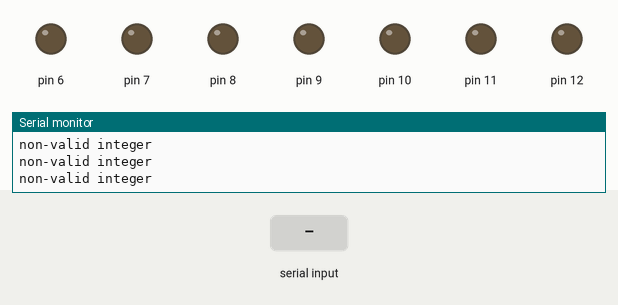
Bench run of a sketch on a simulated Arduino Uno, built with avr-gcc and run on an emulated ATmega328P. Parts: output pins drawn as LEDs (lit = HIGH), the last lines printed to the serial monitor. The test bench sets the inputs (shaded band).

Above: at 1.2 s.
1.3 s: "0" received over Serial
At 2.7 s:
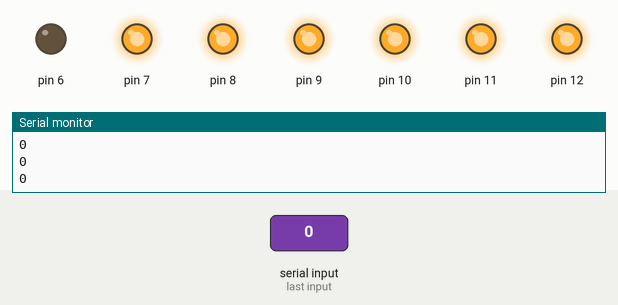
3.0 s: "1" received over Serial
At 4.3 s:
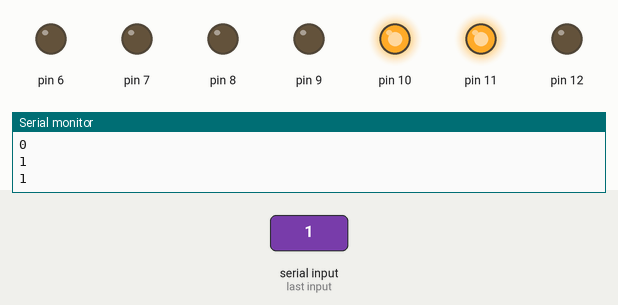
5.0 s: "2" received over Serial
At 5.4 s:
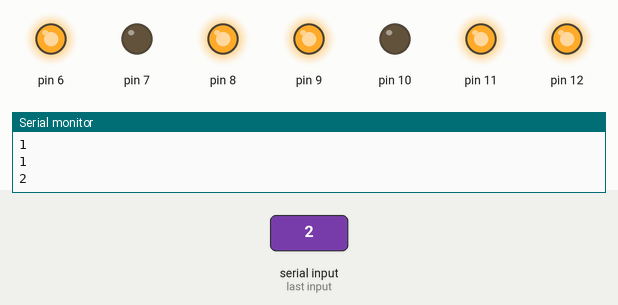
6.5 s: "3" received over Serial
At 7.7 s:
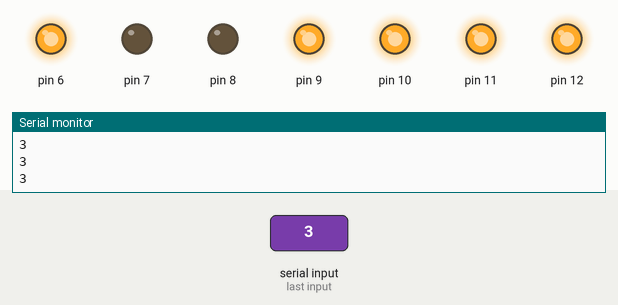
8.0 s: "4" received over Serial
At 8.9 s:
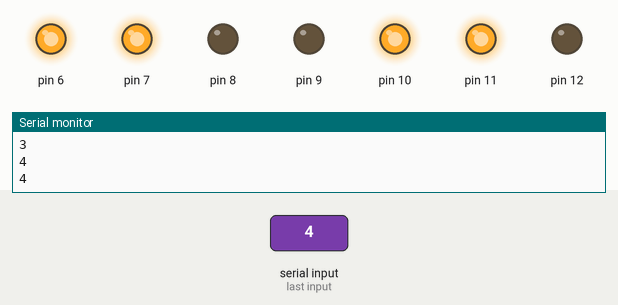
9.5 s: "5" received over Serial
At 10.1 s:
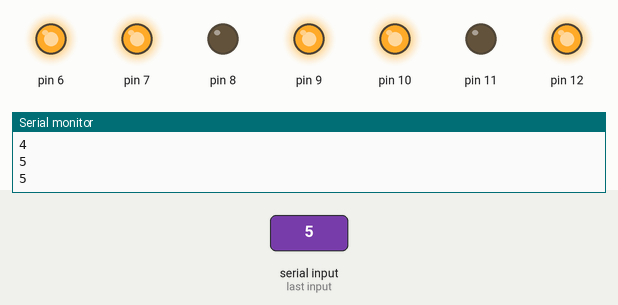
Timing chart, 0 to 12.0 s (numbered marks = the images above; inputs shaded):
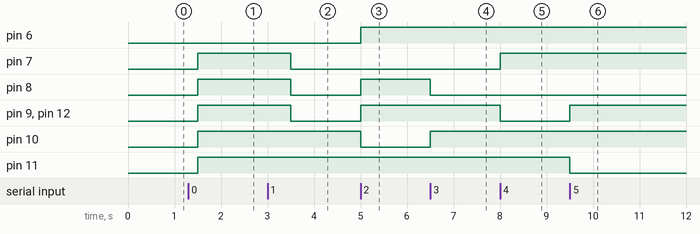

Measured:
- after the input at 1.3 s, pin 7–12: LOW → HIGH after 0.20 s
- after the input at 3.0 s, pin 7–9, pin 12: HIGH → LOW after 0.50 s
- after the input at 5.0 s, pin 6, pin 8, pin 9, pin 12: LOW → HIGH at once; pin 10: HIGH → LOW at once
- after the input at 6.5 s, pin 8: HIGH → LOW at once; pin 10: LOW → HIGH at once
- after the input at 8.0 s, pin 7: LOW → HIGH at once; pin 9, pin 12: HIGH → LOW at once
- after the input at 9.5 s, pin 9, pin 12: LOW → HIGH at once; pin 11: HIGH → LOW at once

The sketch:

MR_7-segment_with_bottom.ino
```cpp
char a;
void setup() {
  // put your setup code here, to run once:
pinMode(12,OUTPUT);//a
pinMode(11,OUTPUT);//b
pinMode(10,OUTPUT);//c
pinMode(9,OUTPUT);//d
pinMode(8,OUTPUT);//e
pinMode(7,OUTPUT);//f
pinMode(6,OUTPUT);//g
Serial.begin(9600);
}

void loop() {
  // put your main code here, to run repeatedly:
if(Serial.available()){
  a=Serial.read();
}
if(a=='0'){
 digitalWrite(12,HIGH);
 digitalWrite(11,HIGH);
 digitalWrite(10,HIGH);
 digitalWrite(9,HIGH);
 digitalWrite(8,HIGH);
 digitalWrite(7,HIGH);
 digitalWrite(6,LOW);
 Serial.println(a);
}
else if(a=='1'){
 digitalWrite(12,LOW);
 digitalWrite(11,HIGH);
 digitalWrite(10,HIGH);
 digitalWrite(9,LOW);
 digitalWrite(8,LOW);
 digitalWrite(7,LOW);
 digitalWrite(6,LOW);
 Serial.println(a);
  }
else if(a=='2'){
 digitalWrite(12,HIGH);
 digitalWrite(11,HIGH);
 digitalWrite(10,LOW);
 digitalWrite(9,HIGH);
 digitalWrite(8,HIGH);
 digitalWrite(7,LOW);
 digitalWrite(6,HIGH);
 Serial.println(a);
}
else if(a=='3'){
 digitalWrite(12,HIGH);
 digitalWrite(11,HIGH);
 digitalWrite(10,HIGH);
 digitalWrite(9,HIGH);
 digitalWrite(8,LOW);
 digitalWrite(7,LOW);
 digitalWrite(6,HIGH);
 Serial.println(a);
}
else if(a=='4'){
 digitalWrite(12,LOW);
 digitalWrite(11,HIGH);
 digitalWrite(10,HIGH);
 digitalWrite(9,LOW);
 digitalWrite(8,LOW);
 digitalWrite(7,HIGH);
 digitalWrite(6,HIGH);
 Serial.println(a);
}
else if(a=='5'){
 digitalWrite(12,HIGH);
 digitalWrite(11,LOW);
 digitalWrite(10,HIGH);
 digitalWrite(9,HIGH);
 digitalWrite(8,LOW);
 digitalWrite(7,HIGH);
 digitalWrite(6,HIGH);
 Serial.println(a);
}
else if(a=='6'){
 digitalWrite(12,HIGH);
 digitalWrite(11,LOW);
 digitalWrite(10,HIGH);
 digitalWrite(9,HIGH);
 digitalWrite(8,HIGH);
 digitalWrite(7,HIGH);
 digitalWrite(6,HIGH);
 Serial.println(a);
}
else if(a=='7'){
 digitalWrite(12,HIGH);
 digitalWrite(11,HIGH);
 digitalWrite(10,HIGH);
 digitalWrite(9,LOW);
 digitalWrite(8,LOW);
 digitalWrite(7,LOW);
 digitalWrite(6,LOW);
 Serial.println(a);
}
else if(a=='8'){
 digitalWrite(12,HIGH);
 digitalWrite(11,HIGH);
 digitalWrite(10,HIGH);
 digitalWrite(9,HIGH);
 digitalWrite(8,HIGH);
 digitalWrite(7,HIGH);
 digitalWrite(6,HIGH);
 Serial.println(a);
}
else if(a=='9'){
 digitalWrite(12,HIGH);
 digitalWrite(11,HIGH);
 digitalWrite(10,HIGH);
 digitalWrite(9,HIGH);
 digitalWrite(8,LOW);
 digitalWrite(7,HIGH);
 digitalWrite(6,HIGH);
 Serial.println(a);
}
else {
  Serial.println("non-valid integer");
}
delay(500);
}
```
